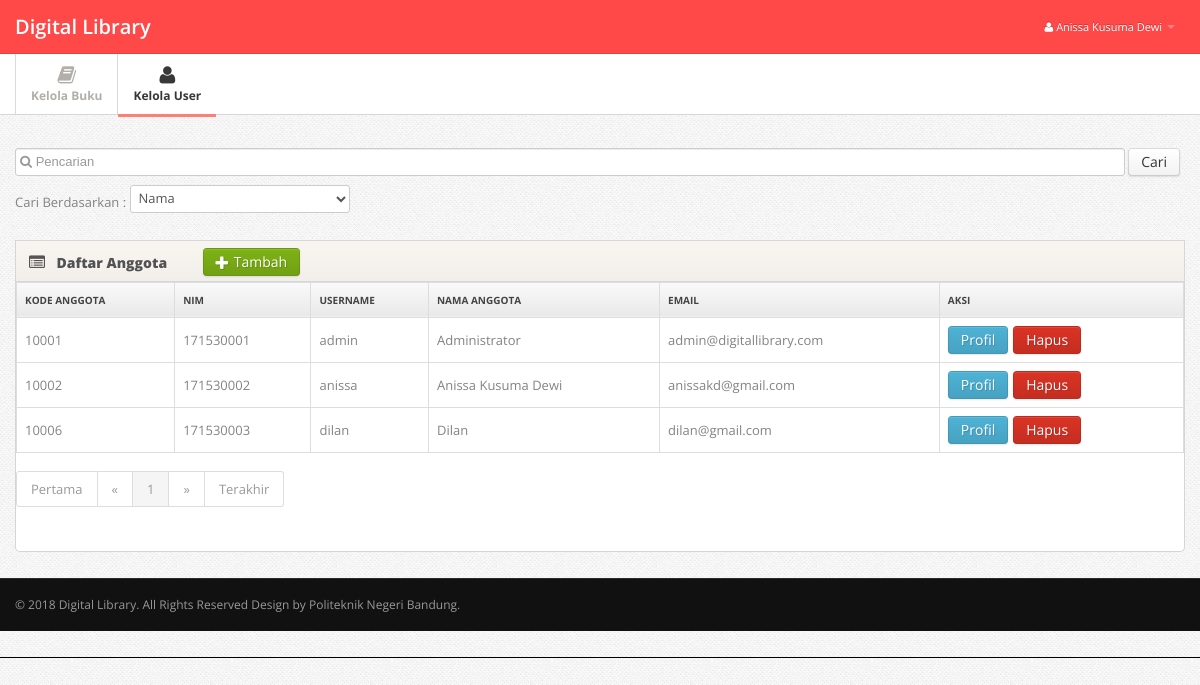
/admin/dashboard.php?page=user (signed in), run on the app's committed database.
### tables this page shows
CREATE TABLE `tb_anggota` (
  `id_anggota` int(11) NOT NULL,
  `username` varchar(32) NOT NULL,
  `nim` char(9) NOT NULL,
  `nama` varchar(32) NOT NULL,
  `email` varchar(100) NOT NULL,
  `password` varchar(50) NOT NULL,
  `statuslogin` int(1) NOT NULL
);

### admin/asset/content/content-user.php (the view, shortened to what this page needs)
<div class="main">
  <div class="main-inner">
    <div class="container">
        <div class="row">
            <div class="span12">
                <form action="cari-user.php" method="get">
                    <input type="text" placeholder="&#xF002; Pencarian" style="width:94%;font-family:Arial, FontAwesome" name="cari" id="cari">
                    <input type="submit" value="Cari" class="btn" style="margin-bottom:9px;" name="submit">
                    Cari Berdasarkan :
                    <select name="pilihan" id="">
                        <option value="nama">Nama</option>
                    </select>
                </form>
            </div>
        </div>
        <div class="row">
            <div class="span12">
                <div class="widget widget-nopad">
                <div class="widget-header"> <i class="icon-list-alt"></i>
                <h3> Daftar Anggota</h3> <a href="dashboard.php?page=user-tambah"><button class="btn btn-success"><i class="icon-plus" style="margin-right:2px;color:white; margin-left:0px"></i> Tambah</button></a>
            </div>
            <div class="widget-content">
                <div class="widget big-stats-container">
                    <?php
                        $page = (isset($_GET['hals']))? $_GET['hals'] : 1;
                        $limit = 10;
                        $limit_start = ($page - 1) * $limit;
                        $result = $conn->prepare("SELECT * FROM tb_anggota ORDER BY nama ASC LIMIT ".$limit_start.",".$limit);
                        $result->execute();
                    ?>
                    <table class="table table-striped table-bordered datatable-extended">
                                    <thead>
                                        <tr>
                                            <th>Kode Anggota</th>
                                            <th>NIM</th>
                                            <th>Username</th>
                                            <th>Nama Anggota</th>
                                            <th>Email</th>
                                            <th>Aksi</th>
                                        </tr>
                                    </thead>
                                    <tbody>
                                        <?php foreach($result as $row){ ?>
                                            <tr>
                                                <td><?php echo $row['id_anggota']?></td>
                                                <td><?php echo $row['nim']?></td>
                                                <td><?php echo $row['username']?></td>
                                                <td><?php echo $row['nama']?></td>
                                                <td><?php echo $row['email']?></td>
                                                <td><a href="../proyek/profile.php?id=<?php echo $row['nim'] ?>" style="margin-right:5px"><button class="btn btn-info">Profil</button></a><a href="action/hapus-anggota.php?id_anggota=<?php echo $row['id_anggota'] ?>"><button class="btn btn-danger">Hapus</button></a></td>
                                            </tr>
                                        <?php } ?>
                                    </tbody>
                    </table>
                                                    <div style="cf">
														<center><ul class="pagination">
															<?php
															if($page == 1){
															?>
																<li class="disabled"><a href="#">Pertama</a></li>
																<li class="disabled"><a href="#">&laquo;</a></li>
															<?php
															}else{
																$link_prev = ($page > 1)? $page - 1 : 1;
															?>
																<li><a href="?page=user&hals=1">Pertama</a></li>
																<li><a href="?page=user&?hals=<?php echo $link_prev; ?>">&laquo;</a></li>
															<?php
															}
															?>
															<?php
																$sql2 = $conn->prepare("SELECT COUNT(*) AS jumlah FROM tb_anggota");
																$sql2->execute();
																$get_jumlah = $sql2->fetch();
																$jumlah_page = ceil($get_jumlah['jumlah'] / $limit);
																$jumlah_number = 3;
																$start_number = ($page > $jumlah_number)? $page - $jumlah_number : 1;
																$end_number = ($page < ($jumlah_page - $jumlah_number))? $page + $jumlah_number : $jumlah_page;
																for($i = $start_number; $i <= $end_number; $i++){
																	$link_active = ($page == $i)? ' class="active"' : '';
															?>
																<li<?php echo $link_active; ?>><a href="?page=user&hals=<?php echo $i; ?>"><?php echo $i; ?></a></li>
															<?php
																}
															?>
															<?php
															if($page == $jumlah_page){
															?>
																<li class="disabled"><a href="#">&raquo;</a></li>
																<li class="disabled"><a href="#">Terakhir</a></li>
															<?php
															}else{
																$link_next = ($page < $jumlah_page)? $page + 1 : $jumlah_page;
															?>
																<li><a href="?page=user&hals=<?php echo $link_next; ?>">&raquo;</a></li>
																<li><a href="?page=user&hals=<?php echo $jumlah_page; ?>">Terakhir</a></li>
															<?php
															}
															?>
														</ul></center>
												    </div>
                </div>
            </div>
</div>
        </div>
    </div>
</div>

### admin/asset/header.php (shortened to what this page needs)
<div class="navbar navbar-fixed-top">
  <div class="navbar-inner">
    <div class="container"> <a class="brand" href="dashboard.php?page=buku">Digital Library </a>
      <div class="nav-collapse">
        <ul class="nav pull-right">
          <li class="dropdown">
            <a href="#" class="dropdown-toggle" data-toggle="dropdown"><i class="icon-user"></i>
                  <?php
                      $connection = new ConnectionDB();
                      $conn = $connection->getConnection();
                      try{
                        $sql = "SELECT * FROM tb_admin";
                        $result = $conn->prepare($sql);
                        $result->execute();
                        foreach($result as $pengguna){
                            if ($pengguna['username'] == $_SESSION['username']){
                              echo $pengguna['nama'];
                            }
                        }
                      }
                      catch (PDOException $e){
                        echo "ERROR : " . $e->getMessage();
                      }
                  ?>
            <b class="caret"></b></a>
          </li>
        </ul>
      </div>
    </div>
  </div>
</div>

### admin/css/style.css (style rules this page uses)
body { background: #f9f6f1; font: 13px/1.7em 'Open Sans'; }
input, button, select, textarea { font-family: 'Open Sans'; }
.table td { vertical-align: middle; }
.table-bordered th { background: #E9E9E9; background:-moz-linear-gradient(top, #FAFAFA 0%, #E9E9E9 100%); background:-webkit-gradient(linear, left top, left bottom, color-stop(0%,#FAFAFA), color-stop(100%,#E9E9E9)); background:-webkit-linear-gradient(top, #FAFAFA 0%,#E9E9E9 100%); background:-o-linear-gradient(top, #FAFAFA 0%,#E9E9E9 100%); background:-ms-linear-gradient(top, #FAFAFA 0%,#E9E9E9 100%); background:linear-gradient(top, #FAFAFA 0%,#E9E9E9 100%); filter: progid:DXImageTransform.Microsoft.gradient(startColorstr='#FAFAFA', endColorstr='#E9E9E9'); -ms-filter: "progid:DXImageTransform.Microsoft.gradient(startColorstr='#FAFAFA', endColorstr='#E9E9E9')"; font-size: 10px; color: #444; text-transform: uppercase; }
.navbar .container { position: relative; }
.navbar-inner { padding: 7px 0; background: #ff4949 !important; -moz-border-radius: 0; -webkit-border-radius: 0; border-radius: 0; }
.navbar-fixed-top { position: static; }
.navbar .nav a { font-size: 11px; }
.navbar .nav>li>a { color:#fff !important; }
.navbar .brand { font-weight: 600; position: relative; top: 2px; }
.main { padding-bottom: 2em; border-bottom: 1px solid #000; }
.widget { position: relative; clear: both; width: auto; margin-bottom: 2em; overflow: hidden; }
.widget-header { position: relative; height: 40px; line-height: 40px; background: #f9f6f1; background:-moz-linear-gradient(top, #f9f6f1 0%, #f2efea 100%); background:-webkit-gradient(linear, left top, left bottom, color-stop(0%,#f9f6f1), color-stop(100%,#f2efea)); background:-webkit-linear-gradient(top, #f9f6f1 0%,#f2efea 100%); background:-o-linear-gradient(top, #f9f6f1 0%,#f2efea 100%); background:-ms-linear-gradient(top, #f9f6f1 0%,#f2efea 100%); background:linear-gradient(top, #f9f6f1 0%,#f2efea 100%); filter: progid:DXImageTransform.Microsoft.gradient(startColorstr='#f9f6f1', endColorstr='#f2efea'); -ms-filter: "progid:DXImageTransform.Microsoft.gradient(startColorstr='#f9f6f1', endColorstr='#f2efea')"; border: 1px solid #d6d6d6; -webkit-background-clip: padding-box; }
.widget-header h3 { position: relative; top: 2px; left: 10px; display: inline-block; margin-right: 3em; font-size: 14px; font-weight: 800; color: #525252; line-height: 18px; text-shadow: 1px 1px 2px rgba(255,255,255,.5); }
.widget-header [class^="icon-"], .widget-header [class*=" icon-"] { display: inline-block; margin-left: 13px; margin-right: -2px; font-size: 16px; color: #555; vertical-align: middle; }
.widget-content { padding: 20px 15px 15px; background: #FFF; border: 1px solid #D5D5D5; -moz-border-radius: 5px; -webkit-border-radius: 5px; border-radius: 5px; }
.widget-header+.widget-content { border-top: none; -webkit-border-top-left-radius: 0; -webkit-border-top-right-radius: 0; -moz-border-radius-topleft: 0; -moz-border-radius-topright: 0; border-top-left-radius: 0; border-top-right-radius: 0; }
.widget-nopad .widget-content { padding: 0; }
.widget-content:before, .widget-content:after { content:""; display:table; }
.widget-content:after { clear:both; }
.widget-content { zoom:1; }

### admin/css/table2.css (style rules this page uses)
table { border-collapse: collapse; border-spacing: 0; }
td, th { padding: 0; }
.table { border-collapse: collapse !important; }
.table td, .table th { background-color: #fff !important; }
.table-bordered th, .table-bordered td { border: 1px solid #ddd !important; }

### admin/css/pages/signin.css (style rules this page uses)
body { background: url(../../img/body-bg.png); color:#838383; font: 13px/1.7em 'Open Sans'; }

### data on the page
tb_anggota: id_anggota "10001", nim "171530001", username "admin", nama "Administrator", email "admin@digitallibrary.com"
tb_anggota: id_anggota "10002", nim "171530002", username "anissa", nama "Anissa Kusuma Dewi", email "anissakd@gmail.com"
tb_anggota: id_anggota "10006", nim "171530003", username "dilan", nama "Dilan", email "dilan@gmail.com"

### other printed values
$pengguna['nama'] "Anissa Kusuma Dewi"
